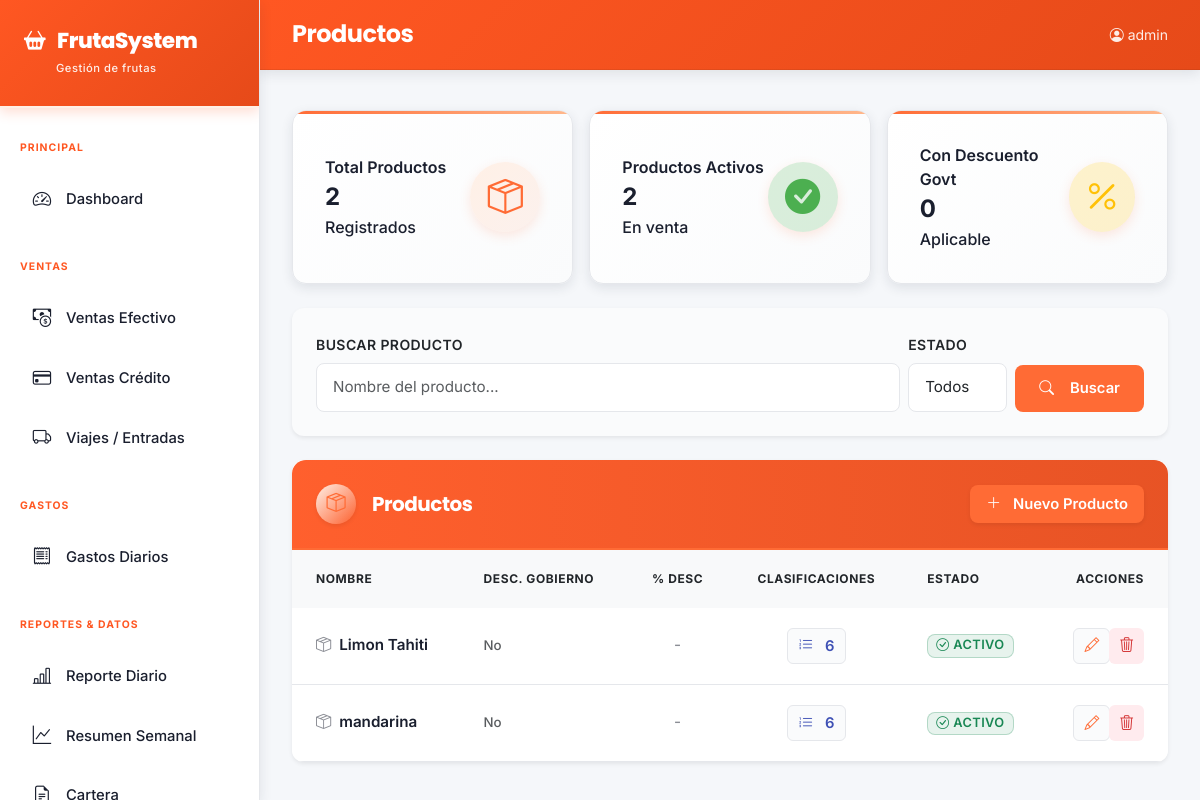
Page /productos/ (signed in) on the earlier database version.
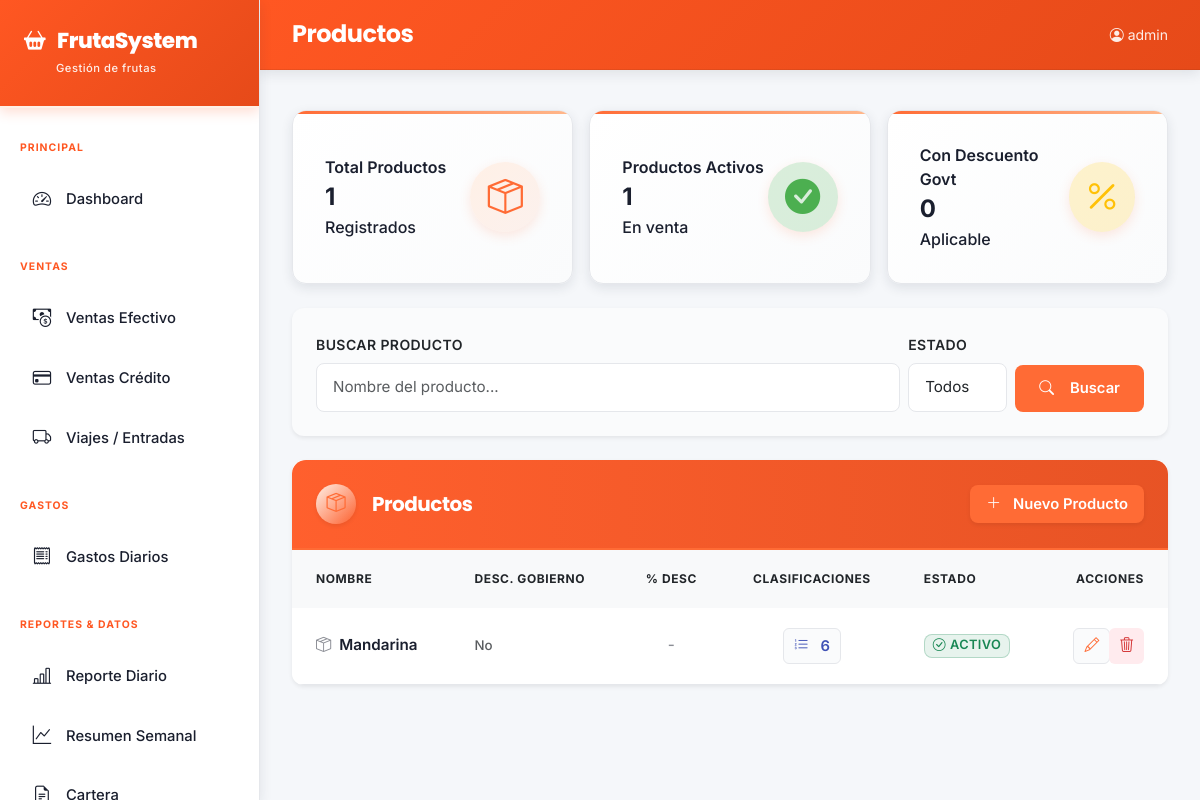
Same page on the later database version.
### core/models.py (models this page shows, shortened)
class Producto(models.Model):
    nombre = models.CharField(max_length=100, verbose_name='Nombre')
    tiene_descuento_gobierno = models.BooleanField(default=False, verbose_name='Descuento gobierno')
    porcentaje_descuento = models.DecimalField(max_digits=5, decimal_places=2, default=0, verbose_name='% Descuento gobierno')
    activo = models.BooleanField(default=True, verbose_name='Activo')
    class Meta:
        verbose_name = 'Producto'; verbose_name_plural = 'Productos'; ordering = ['nombre']

### core/views.py (the view)
# urls.py: path('productos/', views.producto_list, name='producto_list'),
@login_required
def producto_list(request):
    productos = Producto.objects.all()
    num_productos = productos.count()
    num_activos = productos.filter(activo=True).count()
    num_descuento = productos.filter(tiene_descuento_gobierno=True).count()
    return render(request, 'core/producto_list.html', {
        'productos': productos,
        'num_productos': num_productos, 'num_activos': num_activos, 'num_descuento': num_descuento
    })

### core/templates/core/producto_list.html (shortened to what this page needs)
{% extends 'core/base.html' %}
{% block page_title %}Productos{% endblock %}
{% block content %}
<div class="row row-cols-1 row-cols-md-3 g-3 mb-4">
  <div class="col">
    <div class="stat-card-white h-100">
      <div>
        <div class="small fw-semibold">Total Productos</div>
        <div class="fs-4 fw-bold">{{ num_productos }}</div>
        <div class="small">Registrados</div>
      </div>
      <div class="stat-icon-wrapper">
        <i class="bi bi-box-seam"></i>
      </div>
    </div>
  </div>
  <div class="col">
    <div class="stat-card-white h-100">
      <div>
        <div class="small fw-semibold">Productos Activos</div>
        <div class="fs-4 fw-bold">{{ num_activos|default:0 }}</div>
        <div class="small">En venta</div>
      </div>
      <div class="stat-icon-wrapper" style="background: rgba(76, 175, 80, 0.2); color: #4CAF50;">
        <i class="bi bi-check-circle-fill"></i>
      </div>
    </div>
  </div>
  <div class="col">
    <div class="stat-card-white h-100">
      <div>
        <div class="small fw-semibold">Con Descuento Govt</div>
        <div class="fs-4 fw-bold">{{ num_descuento }}</div>
        <div class="small">Aplicable</div>
      </div>
      <div class="stat-icon-wrapper" style="background: rgba(255, 193, 7, 0.2); color: #FFC107;">
        <i class="bi bi-percent"></i>
      </div>
    </div>
  </div>
</div>
<div class="card border-0 shadow-sm mb-4" style="border-radius: 12px; background: var(--bg-light);">
  <div class="card-body p-4">
    <form class="d-flex gap-2 align-items-end">
      <div style="flex: 1;">
        <label class="form-label fw-semibold small" style="color: var(--text-secondary);">Buscar Producto</label>
        <input type="text" name="q" class="form-control" placeholder="Nombre del producto..." style="border-radius: 8px; border: 1px solid var(--border-light); padding: 0.75rem 1rem;">
      </div>
      <div>
        <label class="form-label fw-semibold small" style="color: var(--text-secondary);">Estado</label>
        <select class="form-select" style="border-radius: 8px; border: 1px solid var(--border-light); padding: 0.75rem 1rem;">
          <option value="">Todos</option>
        </select>
      </div>
      <button class="btn w-auto" style="background: var(--orange-primary); color: white; border-radius: 8px; border: none; padding: 0.75rem 1.5rem; font-weight: 600;">
        <i class="bi bi-search me-2"></i>Buscar
      </button>
    </form>
  </div>
</div>
<div class="card border-0 shadow-sm" style="border-radius: 12px; overflow: hidden;">
  <div class="card-header border-bottom-0 bg-white py-4 d-flex justify-content-between align-items-center">
    <div class="d-flex align-items-center">
      <div class="stat-icon-wrapper d-inline-flex me-3 shadow-sm" style="width: 40px; height: 40px; font-size: 1.2rem;">
        <i class="bi bi-box-seam"></i>
      </div>
      <h5 class="mb-0 fw-bold" style="color: white;">Productos</h5>
    </div>
    <a href="{% url 'producto_create' %}" class="btn px-3 py-2 fw-semibold shadow-sm" style="background: var(--orange-primary); color: white; border: none; border-radius: 8px;">
      <i class="bi bi-plus-lg me-1"></i> Nuevo Producto
    </a>
  </div>
  <div class="card-body p-0">
    <div class="table-responsive">
      <table class="table table-hover align-middle mb-0">
        <thead class="bg-light">
          <tr>
            <th class="ps-4 fw-bold small" style="color: var(--text-secondary);">NOMBRE</th>
            <th class="fw-bold small" style="color: var(--text-secondary);">DESC. GOBIERNO</th>
            <th class="fw-bold small text-center" style="color: var(--text-secondary);">% DESC</th>
            <th class="fw-bold small text-center" style="color: var(--text-secondary);">CLASIFICACIONES</th>
            <th class="fw-bold small" style="color: var(--text-secondary);">ESTADO</th>
            <th class="text-end pe-4 fw-bold small" style="color: var(--text-secondary);">ACCIONES</th>
          </tr>
        </thead>
        <tbody class="border-top-0">
        {% for p in productos %}
        <tr>
          <td class="ps-4 fw-semibold" style="color: var(--text-main);">
            <i class="bi bi-box-seam me-2" style="opacity: 0.5;"></i>{{ p.nombre }}
          </td>
          <td>
            {% if p.tiene_descuento_gobierno %}
              <span class="badge bg-warning bg-opacity-10 text-warning border border-warning border-opacity-25 px-2 py-1">
                <i class="bi bi-check-circle me-1"></i>Sí
              </span>
            {% else %}
              <span class="text-muted small">No</span>
            {% endif %}
          </td>
          <td class="text-center">
            {% if p.tiene_descuento_gobierno %}
              <span class="fw-semibold" style="color: var(--text-main);">{{ p.porcentaje_descuento }}%</span>
            {% else %}
              <span style="opacity: 0.5;">-</span>
            {% endif %}
          </td>
          <td class="text-center">
            <a href="{% url 'producto_clasificaciones' p.pk %}" class="btn btn-sm" style="background-color: var(--bg-light); color: #3f51b5; border-radius: 6px; padding: 6px 10px; border: 1px solid var(--border-light);" title="Ver Clasificaciones">
              <i class="bi bi-list-ol me-1"></i>{{ p.clasificaciones.count }}
            </a>
          </td>
          <td>
            {% if p.activo %}
              <span class="badge bg-success bg-opacity-10 text-success border border-success border-opacity-25 px-2 py-1">
                <i class="bi bi-check-circle me-1"></i>Activo
              </span>
            {% else %}
              <span class="badge bg-secondary bg-opacity-10 text-secondary border border-secondary border-opacity-25 px-2 py-1">
                <i class="bi bi-x-circle me-1"></i>Inactivo
              </span>
            {% endif %}
          </td>
          <td class="text-end pe-4">
            <div class="btn-group btn-group-sm" role="group">
              <a href="{% url 'producto_edit' p.pk %}" class="btn btn-sm" style="background-color: var(--bg-light); color: var(--orange-primary); border-radius: 6px; padding: 6px 10px; border: 1px solid var(--border-light);" title="Editar">
                <i class="bi bi-pencil"></i>
              </a>
              <a href="{% url 'producto_delete' p.pk %}" class="btn btn-sm" style="background-color: #ffebee; color: #d32f2f; border-radius: 6px; padding: 6px 10px; border: none;" title="Eliminar">
                <i class="bi bi-trash3"></i>
              </a>
            </div>
          </td>
        </tr>
        {% endfor %}
        </tbody>
      </table>
    </div>
  </div>
</div>
{% endblock %}

### core/templates/core/base.html (shortened to what this page needs)
<!DOCTYPE html>
<html lang="es">
<head>
<link href="https://cdn.jsdelivr.net/npm/bootstrap@5.3.0/dist/css/bootstrap.min.css" rel="stylesheet">
<link href="https://cdn.jsdelivr.net/npm/bootstrap-icons@1.11.0/font/bootstrap-icons.css" rel="stylesheet">
</head>
<body>
<div class="sidebar" id="sidebar">
  <div class="sidebar-brand">
    <h5><i class="bi bi-basket2-fill"></i>FrutaSystem</h5>
    <small>Gestión de frutas</small>
  </div>
  <nav class="mt-2">
    <div class="nav-section">Principal</div>
    <a href="{% url 'dashboard' %}" class="nav-link {% if request.resolver_match.url_name == 'dashboard' %}active{% endif %}">
      <i class="bi bi-speedometer2"></i> Dashboard
    </a>
    <div class="nav-section">Ventas</div>
    <a href="{% url 'venta_efectivo_list' %}" class="nav-link {% if 'efectivo' in request.path %}active{% endif %}">
      <i class="bi bi-cash-coin"></i> Ventas Efectivo
    </a>
    <a href="{% url 'venta_credito_list' %}" class="nav-link {% if 'credito' in request.path %}active{% endif %}">
      <i class="bi bi-credit-card"></i> Ventas Crédito
    </a>
    <a href="{% url 'viaje_list' %}" class="nav-link {% if 'viajes' in request.path %}active{% endif %}">
      <i class="bi bi-truck"></i> Viajes / Entradas
    </a>
    <div class="nav-section">Gastos</div>
    <a href="{% url 'gasto_list' %}" class="nav-link {% if 'gastos' in request.path and 'categorias' not in request.path %}active{% endif %}">
      <i class="bi bi-receipt"></i> Gastos Diarios
    </a>
    <div class="nav-section">Reportes & Datos</div>
    <a href="{% url 'reporte_diario' %}" class="nav-link {% if 'diario' in request.path %}active{% endif %}">
      <i class="bi bi-bar-chart-line"></i> Reporte Diario
    </a>
    <a href="{% url 'inventario_weekly_summary' %}" class="nav-link {% if 'semanal' in request.path %}active{% endif %}">
      <i class="bi bi-graph-up"></i> Resumen Semanal
    </a>
    <a href="{% url 'reporte_cartera' %}" class="nav-link {% if 'cartera' in request.path %}active{% endif %}">
      <i class="bi bi-file-earmark-text"></i> Cartera
    </a>
  </nav>
</div>
<div class="main-content">
  <div class="topbar">
    <div class="flex-grow-1">
      <h6 class="page-title-text d-none d-lg-flex">{% block page_title %}{% endblock %}</h6>
    </div>
    <div class="d-flex align-items-center gap-3">
      <small style="color: rgba(255,255,255,0.9);"><i class="bi bi-person-circle me-1"></i>{{ request.user.username }}</small>
    </div>
  </div>
  <div class="content-area">
    {% block content %}{% endblock %}
  </div>
</div>
</body>
</html>

Differences in the rows shown:
removed Producto: nombre "Limon Tahiti", tiene_descuento_gobierno "No", clasificaciones.count "6", activo True (drawn)
removed Producto: nombre "mandarina", tiene_descuento_gobierno "No", clasificaciones.count "6", activo True (drawn)
added Producto: nombre "Mandarina", tiene_descuento_gobierno "No", clasificaciones.count "6", activo True (drawn)
Other differences:
{{ num_productos }}: "2" → "1"
{{ num_activos|default:0 }}: "2" → "1"
